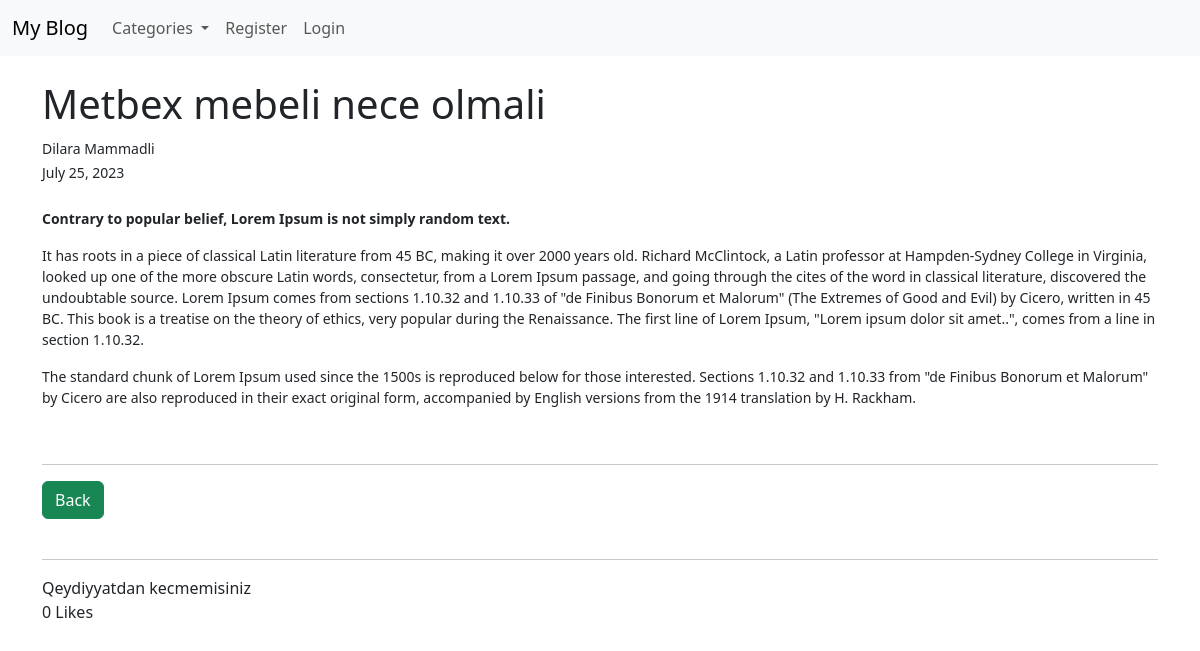
The app's page /article/13 with its own data.
### myblog/models.py (models this page shows, shortened)
class Post(models.Model):
    title=models.CharField(max_length=100)
    title_tag=models.CharField(max_length=100)
    author=models.ForeignKey(User, on_delete=models.CASCADE)
    body=models.TextField()
    post_date=models.DateField(auto_now_add=True)
    category=models.CharField(max_length=255, default='coding')
    likes=models.ManyToManyField(User, related_name='blog_posts')
    def total_likes(self):
        return self.likes.count()

### myblog/views.py (the view)
# urls.py: path('article/<int:pk>', ArticleDetailView.as_view(), name='article-detail'),
class ArticleDetailView(DetailView):
    model=Post
    template_name='detail.html'
    def get_context_data(self, *args, **kwargs):
        cat_menu=Category.objects.all()
        context = super(ArticleDetailView, self).get_context_data(*args, **kwargs)
        stuff =get_object_or_404(Post, id=self.kwargs['pk'])
        total_likes=stuff.total_likes()
        liked=False
        if stuff.likes.filter(id=self.request.user.id).exists():
            liked=True
        context["cat_menu"]=cat_menu
        context['total_likes']=total_likes
        context['liked']=liked
        return context

### myblog/models.py (called while the page is built)
    def __str__(self):
        return self.name

### myblog/templates/detail.html (shortened to what this page needs)
{% extends 'base.html' %}
{% block content %}
<h1>{{post.title}}</h1>
<small>
    {{post.author.first_name}}
    {{post.author.last_name}}<br/>
    {{post.post_date}}<br/><br/>
    {{post.body|safe}}
</small>
<br/>
<hr>
<a href="{% url 'home' %}" class="btn btn-success">Back</a>
<br/><br/>
<hr>
<form action="{% url 'like_post' post.pk %}" method='POST'>
    {% if user.is_authenticated %}
        {% if liked %}
            <button type='submit',name='post_id', value='{{post.id}}', class='btn btn-danger btn-sm'>UnLike</button>
        {% else %}
            <button type='submit',name='post_id', value='{{post.id}}', class='btn btn-primary btn-sm'>Like</button>
        {% endif %}
    {% else %}
         <a class="nav-link" href="{% url 'login'%}">Qeydiyyatdan kecmemisiniz</a>
    {% endif %}
    {{total_likes}} Likes
</form>
{% endblock %}

### records on screen
Post: title "Metbex mebeli nece olmali", author.first_name "Dilara", author.last_name "Mammadli", post_date "July 25, 2023", body "Contrary to popular belief, Lorem Ipsum is not simply random text. It has roots in a piece of classical Latin literature from 45 BC, making it over 2000 years old. Richard McClintock, a Latin professor at Hampden-Sydney College in Virginia, looked up one of the more obscure Latin words, consectetur, from a Lorem Ipsum passage, and going through the cites of the word in classical literature, discovered the undoubtable source. Lorem Ipsum comes from sections 1.10.32 and 1.10.33 of \"de Finibus Bonorum et Malorum\" (The Extremes of Good and Evil) by Cicero, written in 45 BC. This book is a treatise on the theory of ethics, very popular during the Renaissance. The first line of Lorem Ipsum,…"

### other values on screen
{{ total_likes }} "0"
